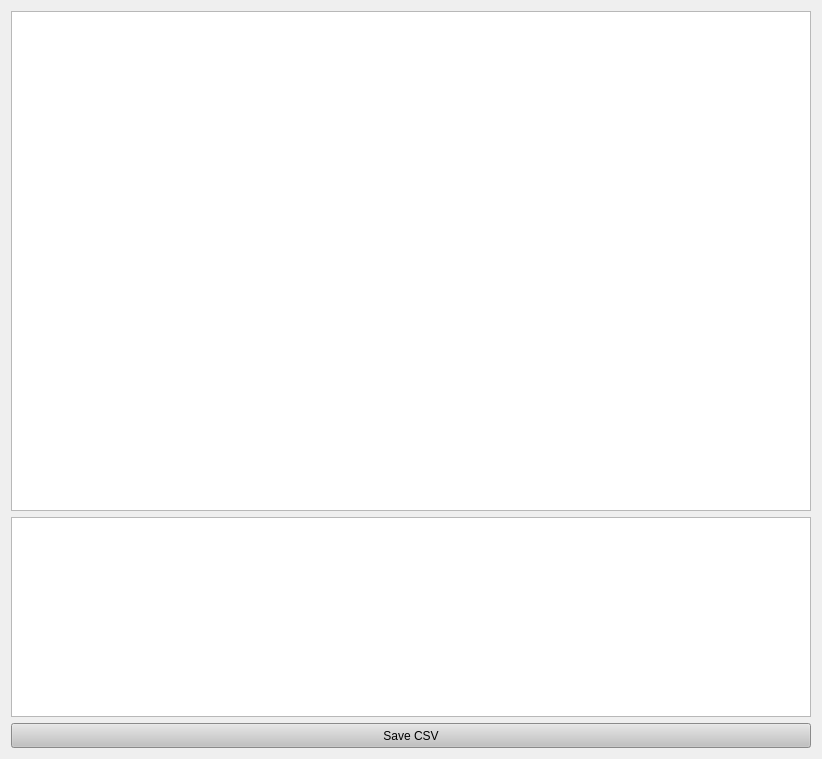
<?xml version="1.0" encoding="UTF-8"?>
<ui version="4.0">
    <class>Baking</class>
    <widget class="QWidget" name="Baking">
        <property name="geometry">
            <rect>
                <x>0</x>
                <y>0</y>
                <width>820</width>
                <height>757</height>
            </rect>
        </property>
        <property name="windowTitle">
            <string>Form</string>
        </property>
        <layout class="QGridLayout" name="gridLayout_2">
            <item row="0" column="0">
                <layout class="QGridLayout" name="gridLayout">
                    <item row="0" column="0">
                        <widget class="QGraphicsView" name="tempretures">
                            <property name="minimumSize">
                                <size>
                                    <width>800</width>
                                    <height>500</height>
                                </size>
                            </property>
                        </widget>
                    </item>
                    <item row="2" column="0">
                        <widget class="QPushButton" name="save_data">
                            <property name="minimumSize">
                                <size>
                                    <width>0</width>
                                    <height>25</height>
                                </size>
                            </property>
                            <property name="styleSheet">
                                <string notr="true">QPushButton{
                                    background: rgb(193, 193, 193)
                                    }
                                </string>
                            </property>
                            <property name="text">
                                <string>Save CSV</string>
                            </property>
                        </widget>
                    </item>
                    <item row="1" column="0">
                        <widget class="QGraphicsView" name="presures">
                            <property name="minimumSize">
                                <size>
                                    <width>800</width>
                                    <height>200</height>
                                </size>
                            </property>
                        </widget>
                    </item>
                </layout>
            </item>
        </layout>
    </widget>
    <resources/>
    <connections/>
</ui>
